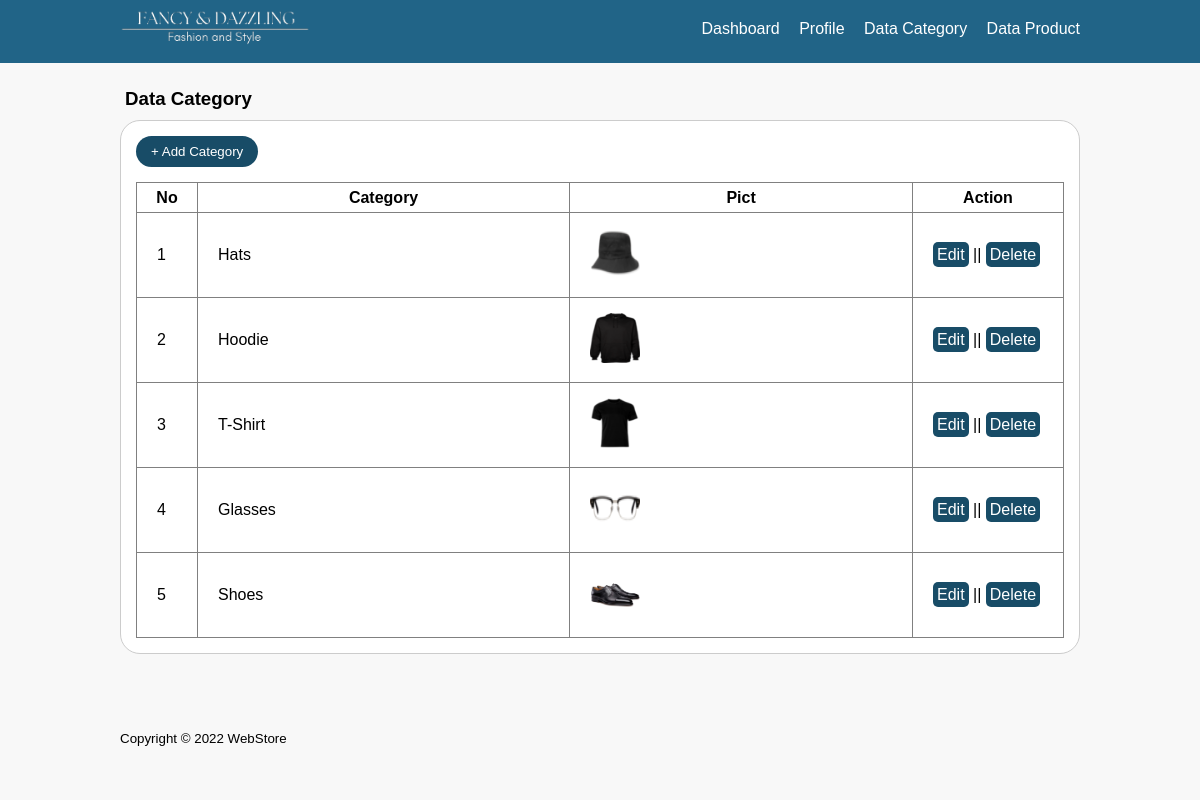
Page /app/views/admin/category/data-category.php (signed in) on the committed database.
### tables this page shows
CREATE TABLE `tb_category` (
  `id_category` int(11) NOT NULL,
  `category_name` varchar(25) NOT NULL,
  `category_picture` varchar(100) DEFAULT NULL
);

### app/views/admin/category/data-category.php (the view, shortened to what this page needs)
<?php
	require '../../../core/db.php';
 ?>
<!DOCTYPE html>
<html lang="en">
<head>
	<link rel="stylesheet" href="../../../../public/css/data.css">
</head>
<body>
	<header>
		<div class="container">
			<h1><a href="dashboard.php"><img src="../../../../public/image/imgp/logo.png" width="190px" height="35px"></a></h1>
				<ul>
					<li><a href="../dashboard/dashboard.php">Dashboard</a></li>
					<li><a href="../profile/profile.php">Profile</a></li>
					<li><a href="data-category.php">Data Category</a></li>
					<li><a href="../product/data-product.php">Data Product</a></li>
				</ul>
		</div>
	</header>
	<section>
		<div class="container">
			<h3>Data Category</h3>
			<div class="box">
				<button class="btn" style="margin-bottom: 15px;"><a href="../../../models/category/add-category.php" class="add">+ Add Category</a></button><br>
				<table border="1" cellspacing="0" class="table">
					<thead>
						<tr>
							<th width="60px">No</th>
							<th>Category</th>
							<th>Pict</th>
							<th width="150px">Action</th>
						</tr>
					</thead>
					<tbody>
						<?php
							$no = 1;
							$kategori = mysqli_query($conn, "SELECT * FROM tb_category ORDER BY id_category DESC");
							if (mysqli_num_rows($kategori) > 0) {
							while ($row = mysqli_fetch_array($kategori)) {
						 ?>
						<tr>
							<td><?= $no++ ?></td>
							<td><?= $row['category_name']; ?></td>
							<td><a href="../../../../public/image/category/<?= $row['category_picture']; ?>" target="blank"><img src="../../../../public/image/category/<?= $row['category_picture']; ?>" width="50px" height="50px"></a></td>
							<td>
								<a href="../../../models/category/update-category.php?id=<?= $row['id_category'] ?>" class="act">Edit</a> || <a href="../../../models/delete/delete.php?idk=<?= $row['id_category']?>" onclick="return confirm('are you sure ?')" class="act">Delete</a>
							</td>
						</tr>
						<?php }} else { ?>
							<tr>
								<td colspan="3">Tidak ada data</td>
							</tr>
						<?php } ?>
					</tbody>
				</table>
			</div>
		</div>
	</section>
	<footer>
		<div class="container">
			<small>Copyright &copy; 2022 WebStore</small>
		</div>
	</footer>
</body>
</html>

### public/css/data.css (style rules this page uses)
* { padding: 0; margin: 0; font-family: sans-serif; }
body { background-color: #f8f8f8; }
a { color: inherit; text-decoration: none; }
.btn { padding: 8px 15px; background-color: #184C67; color: #fff; border: none; cursor: pointer; border-radius: 20px; }
.act { color: white; padding: 4px; border-radius: 5px; background-color: #184C67; }
header { background-color: #216487; color: #fff; }
header h1 { float: left; padding: 10px 0; }
header ul { float: right; }
header ul li { display: inline-block; }
header ul li a { padding: 20px 0 20px 15px; display: inline-block; }
footer .container { padding: 25px 0px; }
.container { width: 80%; margin: 0 auto; }
.container:after { content: ''; display: block; clear: both; }
section { padding: 25px 0; }
section h3 { margin-left: 5px; }
.box { border-radius: 20px; background-color: #fff; border: 1px solid #ccc; padding: 15px; box-sizing: border-box; margin: 10px 0 25px 0; }
.table { width: 100%; border-collapse: collapse; }
.table tr { height: 30px; }
.table tr td { padding: 15px 20px; }

### rows in the picture
tb_category: category_name "Hats", category_picture (picture)
tb_category: category_name "Hoodie", category_picture (picture)
tb_category: category_name "T-Shirt", category_picture (picture)
tb_category: category_name "Glasses", category_picture (picture)
tb_category: category_name "Shoes", category_picture (picture)
